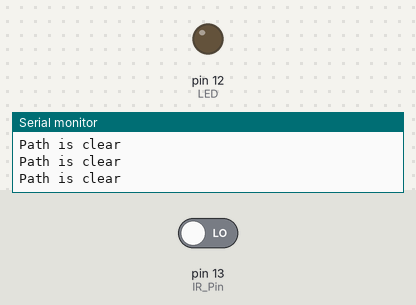
The sketch below on a simulated Arduino Uno, built with avr-gcc and run on an emulated ATmega328P. Shown: output pins drawn as LEDs (lit = HIGH), the last lines printed to the serial monitor. Inputs (shaded band) come from the test bench; at power-on: pin 13 (IR_Pin) LOW.

Above: at 1.2 s.
1.3 s: pin 13 (IR_Pin) driven HIGH
At 2.6 s:
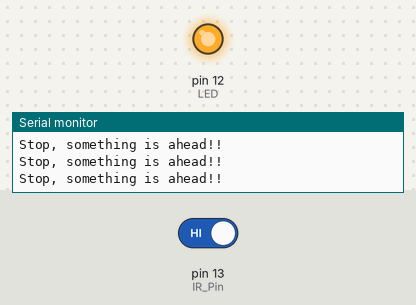
2.9 s: pin 13 (IR_Pin) driven LOW
At 4.0 s:
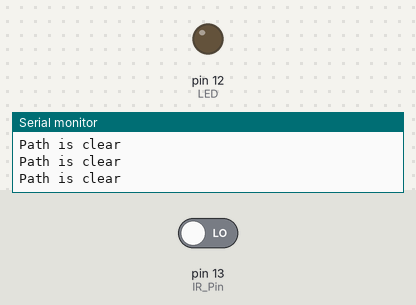
Timing chart, 0 to 5.9 s (numbered marks = the images above; inputs shaded):
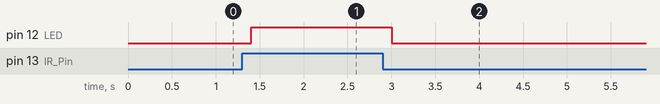

The sketch:

IR_sensor.ino
```cpp
// To control LED using IR sensor
int LED = 12;                                      // Use the onboard LED GPIO 12 (D6)
int IR_Pin = 13;                                   // Connect IR pin to GPIO 13 (D7)
int val = LOW;                                     // LOW MEANS NO OBSTACLE

void setup()
{
  pinMode(LED, OUTPUT);
  pinMode(IR_Pin, INPUT);
  Serial.begin(9600);
}
void loop()
{
  val = digitalRead(IR_Pin);                       //Read the input of IR
  if (val == HIGH)
  {
    Serial.println("Stop, something is ahead!!");
    digitalWrite(LED,HIGH);                        //Illuminate the LED
  }
  else
  {
    Serial.println("Path is clear");
    digitalWrite(LED, LOW);
  }
  delay(200);
}
```

Measured:
- after the input at 1.3 s, pin 12 (LED): LOW → HIGH after 0.10 s
- after the input at 2.9 s, pin 12 (LED): HIGH → LOW after 0.10 s
